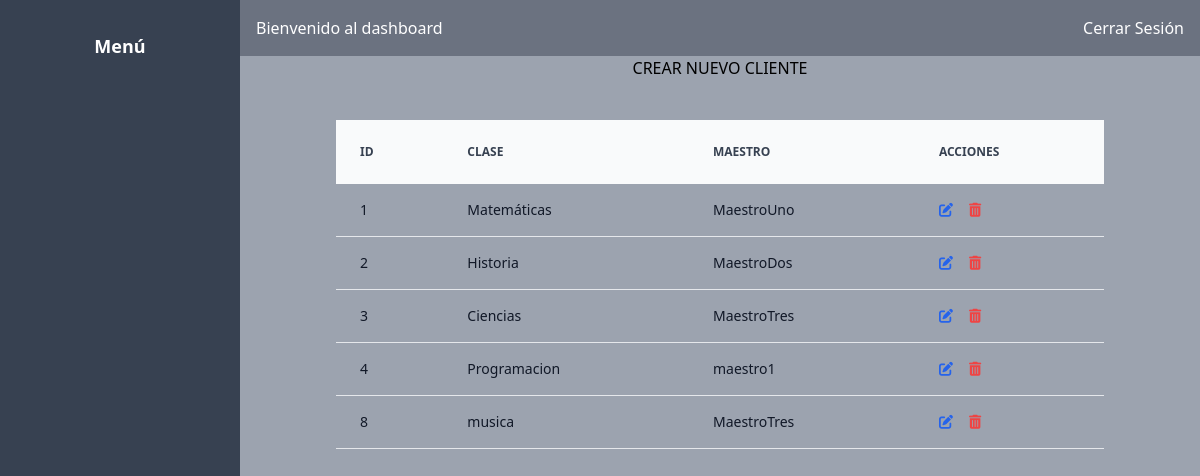
The app's page /clases with its own data.
### tables this page shows
CREATE TABLE `clases` (
  `id` int(11) NOT NULL AUTO_INCREMENT,
  `nombre` varchar(150) NOT NULL,
  `maestro_id` int(11) DEFAULT NULL,
  `direccion` varchar(255) DEFAULT NULL,
  PRIMARY KEY (`id`),
  KEY `maestro_id` (`maestro_id`),
  CONSTRAINT `clases_ibfk_1` FOREIGN KEY (`maestro_id`) REFERENCES `usuarios` (`id`)
);

CREATE TABLE `usuarios` (
  `id` int(11) NOT NULL AUTO_INCREMENT,
  `DNI` varchar(50) DEFAULT NULL,
  `nombre` varchar(150) DEFAULT NULL,
  `correo` varchar(200) DEFAULT NULL,
  `direccion` varchar(255) DEFAULT NULL,
  `fec_nac` date DEFAULT NULL,
  `contrasena` varchar(255) DEFAULT NULL,
  `rol_id` int(11) DEFAULT NULL,
  `maestro_id` int(11) DEFAULT NULL,
  `clase_id` int(11) DEFAULT NULL,
  PRIMARY KEY (`id`),
  UNIQUE KEY `correo` (`correo`),
  KEY `rol_id` (`rol_id`),
  KEY `fk_clase` (`clase_id`),
  CONSTRAINT `fk_clase` FOREIGN KEY (`clase_id`) REFERENCES `clases` (`id`),
  CONSTRAINT `usuarios_ibfk_1` FOREIGN KEY (`rol_id`) REFERENCES `roles` (`id`)
);

### controllers/ClasesController.php (called while the page is built, shortened)
<?php
class ClasesController
{
    protected $model;
    public function __construct()
    {
        $this->model = new Clases();
    }
    public function index()
    {
        $clases = $this->model->allClases();
        include $_SERVER["DOCUMENT_ROOT"] . "/views/clases/read.php";
    }
}

### config/database.php (called while the page is built)
<?php
return [
    "host" => "localhost",
    "dbname" => "universitydb",
    "username" => "root",
    "password" => ""
];

### Models/Model.php (called while the page is built, shortened)
<?php
class Model
{
    private $db;
    public function __construct()
    {
        $config = include($_SERVER["DOCUMENT_ROOT"] . "/config/database.php");
        try {
            $this->db = new mysqli(
                $config["host"],
                $config["username"],
                $config["password"],
                $config["dbname"]
            );
        } catch (mysqli_sql_exception $e) {
            echo "Error: " . $e->getMessage();
        }
    }
    public function allClases()
    {
        $query = "SELECT clases.id, clases.nombre as clase, usuarios.nombre as maestro
        FROM clases
        LEFT JOIN usuarios ON clases.maestro_id = usuarios.id";
        $res = $this->db->query($query);
        $data = $res->fetch_all(MYSQLI_ASSOC);
        return $data;
    }
}

### views/clases/read.php (the view, shortened to what this page needs)
<!DOCTYPE html>
<html lang="en">
<head>
    <link href="/dist/output.css" rel="stylesheet">
    <link rel="stylesheet" href="https://cdnjs.cloudflare.com/ajax/libs/font-awesome/6.0.0/css/all.min.css">
</head>
<body class="bg-gray-200 w-full h-screen flex">
<div class="bg-gray-700 w-1/5 h-screen p-4 text-white text-lg flex flex-col items-center">
        <h2 class="my-4 text-center text-lg font-semibold">Menú</h2>
    </div>
    <div class="bg-gray-200 w-4/5 h-screen">
        <header class="bg-gray-500 p-4 text-white flex justify-between items-center">
            <h1>Bienvenido al dashboard</h1>
            <a href="/logout" class="float-right">Cerrar Sesión</a>
        </header>
        <div class=" bg-gray-400 w-full h-full flex flex-col items-center">
            <a href="/clases/create">CREAR NUEVO CLIENTE</a>
            <table class="w-4/5 text-sm text-left rtl:text-right text-gray-500 dark:text-gray-400 mt-10">
                <thead class="text-xs text-gray-700 uppercase bg-gray-50 dark:bg-gray-700 dark:text-gray-400">
                    <tr>
                        <th scope="col" class="px-6 py-6">
                            ID
                        </th>
                        <th scope="col" class="px-6 py-6">
                            Clase
                        </th>
                        <th scope="col" class="px-6 py-6">
                            Maestro
                        </th>
                        <th scope="col" class="px-6 py-6">
                            Acciones
                        </th>
                    </tr>
                </thead>
                <tbody>
                    <?php foreach ($clases as $clase) { ?>
                        <tr class="bh-white border-b dark:bg-gray-800 dark:border-gray-700">
                            <th scope="row" class="px-6 py-4 font-medium text-gray-900 whitespace-nowrap dark:text-white">
                                <?= $clase["id"] ?>
                            </th>
                            <th scope="row" class="px-6 py-4 font-medium text-gray-900 whitespace-nowrap dark:text-white">
                                <?= $clase["clase"] ?>
                            </th>
                            <th scope="row" class="px-6 py-4 font-medium text-gray-900 whitespace-nowrap dark:text-white">
                                <?= $clase["maestro"] ?>
                            </th>
                            <th scope="row" class="px-6 py-4 font-medium text-gray-900 whitespace-nowrap dark:text-white flex">
                                <a href="/clases/edit?id=<?= $clase["id"] ?>" class="font-medium text-blue-600 dark:text-blue-500 hover:underline flex justify-center items-center mr-4"><i class="fas fa-edit"></i></a>
                                <form action="/clases/delete" method="post" style="display: inline">
                                    <button type="submit" class="text-red-500">
                                        <i class="fas fa-trash-alt"></i>
                                    </button>
                                </form>
                            </th>
                        </tr>
                    <?php } ?>
                </tbody>
            </table>
        </div>
    </div>
    <script src="https://cdn.tailwindcss.com"></script>
</body>
</html>

### records on screen
clases: id "1", nombre "Matemáticas", maestro.nombre "MaestroUno"
clases: id "2", nombre "Historia", maestro.nombre "MaestroDos"
clases: id "3", nombre "Ciencias", maestro.nombre "MaestroTres"
clases: id "4", nombre "Programacion", maestro.nombre "maestro1"
clases: id "8", nombre "musica", maestro.nombre "MaestroTres"
